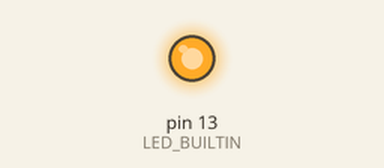
The sketch below on a simulated Arduino Uno, built with avr-gcc and run on an emulated ATmega328P. On the bench: output pins drawn as LEDs (lit = HIGH).

Above: at 0.15 s.
At 7.9 s:
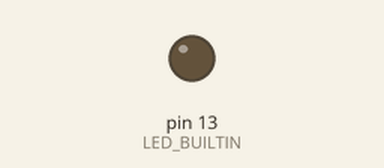
Timing chart, 0 to 11.8 s (numbered marks = the images above):
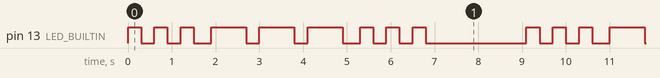

Measured:
- by itself, pin 13 (LED_BUILTIN): repeats every 9.1 s: 2 × (LOW 0.30 s, HIGH 0.30 s), LOW 0.40 s, 2 × (HIGH 0.80 s, LOW 0.30 s), HIGH 0.80 s, LOW 0.40 s, 2 × (HIGH 0.30 s, LOW 0.30 s), HIGH 0.30 s, LOW 2.3 s, HIGH 0.30 s
- by itself, everything shown: repeats every 9.1 s, in 18 steps

The sketch:

exe01_blink.ino
```cpp
/*
This program blink led with SOS in Morse Code
*/

// Variables
int s = 300;
int o = 800;

// Setup function
void setup() {
  pinMode(LED_BUILTIN, OUTPUT);
}

// Blink caracter
void character(int speed) {
  digitalWrite(LED_BUILTIN, HIGH);
  delay(speed);
  digitalWrite(LED_BUILTIN, LOW);
  delay(300);
}

void loop() {
  // Blink S
  for (int x = 1; x <= 3; x++) {
    character(s);
  }
  delay(100);

  // Blink O
  for (int x = 1; x <= 3; x++) {
    character(o);
  }
  delay(100);

  // Blink S
  for (int x = 1; x <= 3; x++) {
    character(s);
  }

  // Delay
  delay(2000);
}
```
